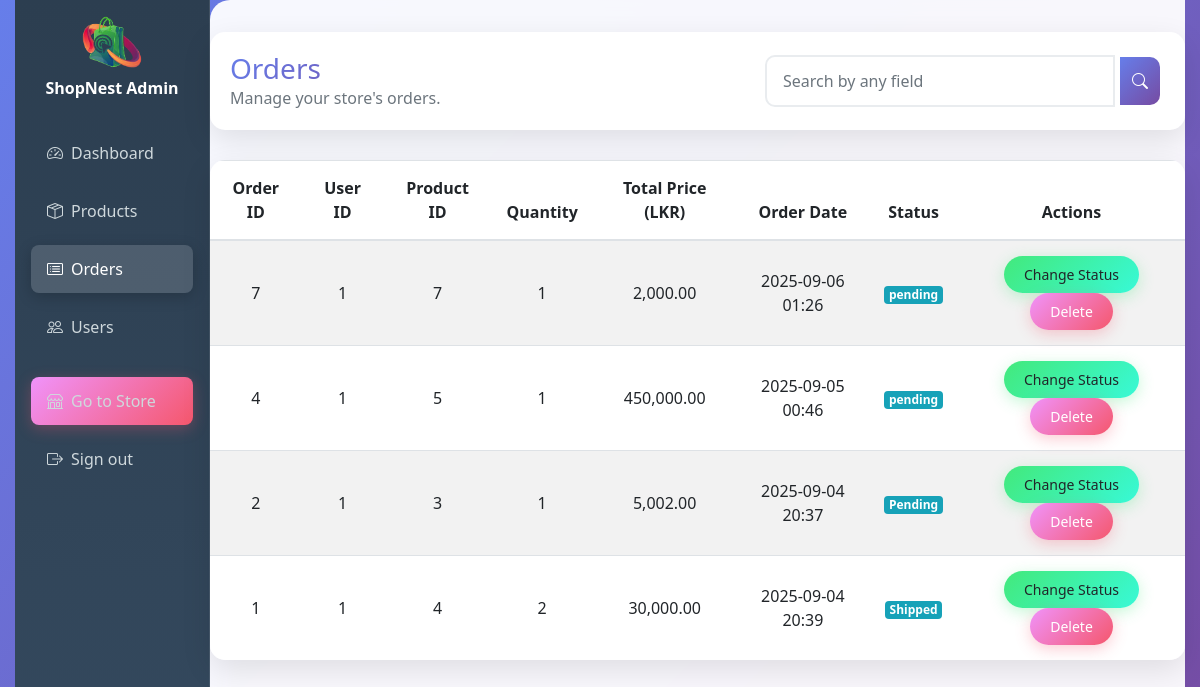
The app's page /Admin/orders.php with its own data.
### tables this page shows
CREATE TABLE `orders` (
  `order_id` int(11) NOT NULL,
  `user_id` int(11) DEFAULT NULL,
  `product_id` int(11) DEFAULT NULL,
  `quantity` int(11) NOT NULL,
  `total_price` decimal(10,2) NOT NULL,
  `order_date` timestamp NOT NULL DEFAULT current_timestamp(),
  `status` varchar(50) DEFAULT 'pending'
);

### Admin/orders_table.php (the view, shortened to what this page needs)
<?php
include '../db.php';
$sql = "SELECT * FROM orders";
$sql .= " ORDER BY order_id DESC";
$result = $conn->query($sql);
echo '<table class="table table-striped" id="ordersTable">
        <thead>
            <tr>
                <th>Order ID</th>
                <th>User ID</th>
                <th>Product ID</th>
                <th>Quantity</th>
                <th>Total Price (LKR)</th>
                <th>Order Date</th>
                <th>Status</th>
                <th>Actions</th>
            </tr>
        </thead>
        <tbody>';
if ($result && $result->num_rows > 0) {
    while ($row = $result->fetch_assoc()) {
        $order_id = $row['order_id'];
        echo "<tr>
                <td>{$order_id}</td>
                <td>{$row['user_id']}</td>
                <td>{$row['product_id']}</td>
                <td>{$row['quantity']}</td>
                <td>" . number_format($row['total_price'], 2) . "</td>
                <td>" . date('Y-m-d H:i', strtotime($row['order_date'])) . "</td>
                <td><span class='badge badge-info'>{$row['status']}</span></td>
                <td>
                    <button class='btn btn-sm btn-warning edit-order' data-toggle='modal' data-target='#editOrderModal'
                        data-id='{$order_id}' data-status='{$row['status']}'>Change Status</button>
                    <a href='delete_order.php?id={$order_id}' class='btn btn-sm btn-danger' onclick='return confirm(\"Are you sure?\")'>Delete</a>
                </td>
              </tr>";
    }
} else {
    echo "<tr><td colspan='8'>No orders found.</td></tr>";
}
echo "</tbody></table>";
?>

### Admin/orders.php (style rules this page uses)
:root { --primary-gradient: linear-gradient(135deg, #667eea 0%, #764ba2 100%); --secondary-gradient: linear-gradient(135deg, #f093fb 0%, #f5576c 100%); --success-gradient: linear-gradient(135deg, #4facfe 0%, #00f2fe 100%); --warning-gradient: linear-gradient(135deg, #43e97b 0%, #38f9d7 100%); --sidebar-bg: linear-gradient(180deg, #2c3e50 0%, #34495e 100%); --card-shadow: 0 10px 30px rgba(0,0,0,0.1); --hover-shadow: 0 20px 40px rgba(0,0,0,0.15); }
* { transition: all 0.3s cubic-bezier(0.4, 0, 0.2, 1); }
body { min-height: 100vh; background: linear-gradient(135deg, #667eea 0%, #764ba2 100%); font-family: 'Segoe UI', Tahoma, Geneva, Verdana, sans-serif; overflow-x: hidden; }
body::before { content: ''; position: fixed; top: 0; left: 0; width: 100%; height: 100%; animation: float 20s infinite linear; pointer-events: none; z-index: -1; }
.table th, .table td { vertical-align: middle; padding: 15px; text-align: center; }
.btn { border-radius: 25px; padding: 8px 20px; font-weight: 500; border: none; position: relative; overflow: hidden; margin: 0 5px; }
.btn-warning { background: var(--warning-gradient); box-shadow: 0 4px 15px rgba(67, 233, 123, 0.3); }
.btn-danger { background: var(--secondary-gradient); box-shadow: 0 4px 15px rgba(245, 87, 108, 0.3); }

### records on screen
orders: order_id "7", user "1", product "7", quantity "1", total_price "2,000.00", order_date "2025-09-06 01:26", status "pending"
orders: order_id "4", user "1", product "5", quantity "1", total_price "450,000.00", order_date "2025-09-05 00:46", status "pending"
orders: order_id "2", user "1", product "3", quantity "1", total_price "5,002.00", order_date "2025-09-04 20:37", status "Pending"
orders: order_id "1", user "1", product "4", quantity "2", total_price "30,000.00", order_date "2025-09-04 20:39", status "Shipped"
